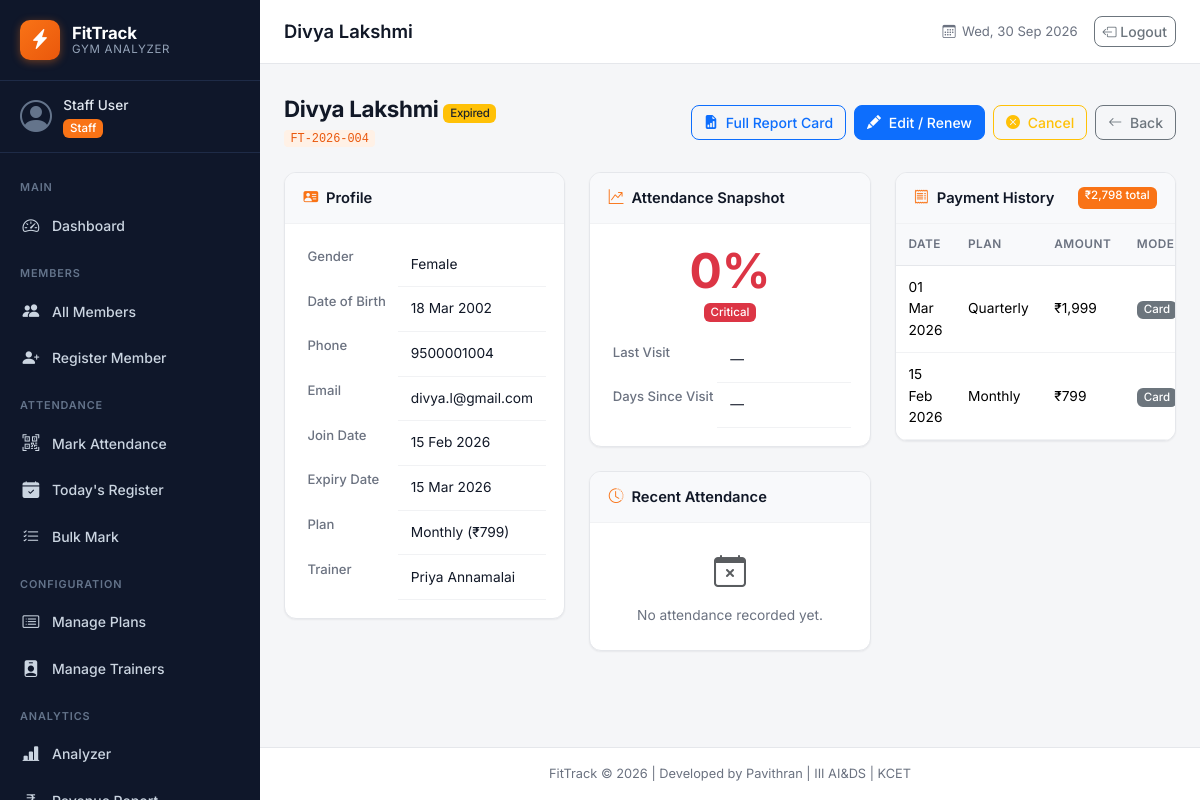
The page /members/view.php?id=4 (signed in) on the database its author committed.
### tables this page shows
CREATE TABLE IF NOT EXISTS payment (
    payment_id   INT            AUTO_INCREMENT PRIMARY KEY,
    member_id    INT            NOT NULL,
    plan_id      INT            NOT NULL,
    amount       DECIMAL(10,2)  NOT NULL,
    paid_date    DATE           NOT NULL,
    mode         ENUM('Cash','UPI','Card') NOT NULL,
    next_due_date DATE          NOT NULL,
    CONSTRAINT fk_pay_member FOREIGN KEY (member_id) REFERENCES member(member_id) ON DELETE CASCADE,
    CONSTRAINT fk_pay_plan   FOREIGN KEY (plan_id)   REFERENCES plan(plan_id)
);

CREATE TABLE IF NOT EXISTS plan (
    plan_id          INT            AUTO_INCREMENT PRIMARY KEY,
    plan_name        VARCHAR(30)    NOT NULL UNIQUE,
    duration_months  INT            NOT NULL,
    fee              DECIMAL(10,2)  NOT NULL,
    sessions_per_week INT           DEFAULT 6,
    description      VARCHAR(100)
);

### includes/auth.php (called while the page is built, shortened)
<?php
function base_url(string $path = ''): string {
    $script = $_SERVER['SCRIPT_NAME'] ?? '/fittrack/index.php';
    if (preg_match('#^(/fittrack/)#', $script, $m)) {
        $base = $m[1];
    } else {
        $base = '/fittrack/';
    }
    return $base . ltrim($path, '/');
}

### members/view.php (the view, shortened to what this page needs)
<?php
require_once __DIR__ . '/../includes/auth.php';
require_once __DIR__ . '/../includes/functions.php';
$pdo       = get_db();
$member_id = (int) ($_GET['id'] ?? 0);
$stmt = $pdo->prepare('SELECT * FROM v_member_summary WHERE member_id = :id');
$stmt->execute([':id' => $member_id]);
$member = $stmt->fetch();
$stmt = $pdo->prepare(
    'SELECT pay.*, p.plan_name
     FROM payment pay
     JOIN plan p ON p.plan_id = pay.plan_id
     WHERE pay.member_id = :id
     ORDER BY pay.paid_date DESC, pay.payment_id DESC'
);
$stmt->execute([':id' => $member_id]);
$payments      = $stmt->fetchAll();
$total_paid    = array_sum(array_column($payments, 'amount'));
$stmt = $pdo->prepare(
    'SELECT * FROM attendance WHERE member_id = :id
     ORDER BY att_date DESC LIMIT 10'
);
$stmt->execute([':id' => $member_id]);
$recent_attendance = $stmt->fetchAll();
$pct  = (float) ($member['attendance_pct'] ?? 0);
$band = attendance_band($pct);
include __DIR__ . '/../includes/header.php';
?>
<div class="container-fluid px-4 py-3">
    <div class="d-flex justify-content-between align-items-center mb-4 flex-wrap gap-2">
        <div>
            <h2 class="section-heading">
                <?= h($member['member_name']) ?>
                <?= status_badge($member['status']) ?>
            </h2>
            <p class="text-muted mb-0"><code><?= h($member['member_code']) ?></code></p>
        </div>
        <div class="d-flex gap-2 flex-wrap">
            <a href="<?= base_url('reports/member_report.php?id=' . $member_id) ?>" class="btn btn-outline-primary">
                <i class="bi bi-file-earmark-bar-graph-fill me-1"></i> Full Report Card
            </a>
            <a href="<?= base_url('members/edit.php?id=' . $member_id) ?>" class="btn btn-primary">
                <i class="bi bi-pencil-fill me-1"></i> Edit / Renew
            </a>
            <?php if ($member['status'] !== 'Cancelled'): ?>
            <a href="<?= base_url('members/cancel.php?id=' . $member_id) ?>" class="btn btn-outline-warning">
                <i class="bi bi-x-circle-fill me-1"></i> Cancel
            </a>
            <?php endif; ?>
            <a href="<?= base_url('members/list.php') ?>" class="btn btn-outline-secondary">
                <i class="bi bi-arrow-left me-1"></i> Back
            </a>
        </div>
    </div>
    <div class="row g-4">
        <div class="col-12 col-lg-4">
            <div class="form-card">
                <div class="form-card-header"><i class="bi bi-person-vcard-fill me-2 text-accent"></i>Profile</div>
                <div class="form-card-body">
                    <table class="table table-borderless table-sm mb-0 profile-table">
                        <tr><th>Gender</th><td><?= h($member['gender']) ?></td></tr>
                        <tr><th>Date of Birth</th><td><?= fmt_date($member['dob']) ?></td></tr>
                        <tr><th>Phone</th><td><?= h($member['phone']) ?></td></tr>
                        <tr><th>Email</th><td><?= h($member['email'] ?: '—') ?></td></tr>
                        <tr><th>Join Date</th><td><?= fmt_date($member['join_date']) ?></td></tr>
                        <tr><th>Expiry Date</th><td><?= fmt_date($member['expiry_date']) ?></td></tr>
                        <tr><th>Plan</th><td><?= h($member['plan_name']) ?> (₹<?= number_format($member['fee'], 0) ?>)</td></tr>
                        <tr><th>Trainer</th><td><?= h($member['trainer_name'] ?? 'Unassigned') ?></td></tr>
                    </table>
                </div>
            </div>
        </div>
        <div class="col-12 col-lg-4">
            <div class="form-card">
                <div class="form-card-header"><i class="bi bi-graph-up-arrow me-2 text-accent"></i>Attendance Snapshot</div>
                <div class="form-card-body text-center">
                    <div class="display-5 fw-bold text-<?= $band['class'] ?>"><?= $pct ?>%</div>
                    <span class="badge bg-<?= $band['class'] ?> mb-3"><?= $band['label'] ?></span>
                    <table class="table table-borderless table-sm mb-0 profile-table text-start">
                        <tr><th>Last Visit</th><td><?= fmt_date($member['last_visit']) ?></td></tr>
                        <tr><th>Days Since Visit</th><td><?= h($member['days_since_visit'] ?? '—') ?></td></tr>
                    </table>
                </div>
            </div>
            <div class="form-card mt-4">
                <div class="form-card-header"><i class="bi bi-clock-history me-2 text-accent"></i>Recent Attendance</div>
                <div class="form-card-body p-0">
                    <?php if (empty($recent_attendance)): ?>
                        <div class="empty-state py-4">
                            <i class="bi bi-calendar-x fs-2 text-muted"></i>
                            <p class="mt-2 mb-0">No attendance recorded yet.</p>
                        </div>
                    <?php endif; ?>
                </div>
            </div>
        </div>
        <div class="col-12 col-lg-4">
            <div class="form-card">
                <div class="form-card-header d-flex justify-content-between">
                    <span><i class="bi bi-receipt me-2 text-accent"></i>Payment History</span>
                    <span class="badge bg-accent">₹<?= number_format($total_paid, 0) ?> total</span>
                </div>
                <div class="form-card-body p-0">
                    <?php if (empty($payments)): ?>
                        <div class="empty-state py-4">
                            <i class="bi bi-cash-stack fs-2 text-muted"></i>
                            <p class="mt-2 mb-0">No payments recorded.</p>
                        </div>
                    <?php else: ?>
                        <table class="table table-sm mb-0">
                            <thead><tr><th>Date</th><th>Plan</th><th>Amount</th><th>Mode</th></tr></thead>
                            <tbody>
                            <?php foreach ($payments as $p): ?>
                                <tr>
                                    <td><?= fmt_date($p['paid_date']) ?></td>
                                    <td><?= h($p['plan_name']) ?></td>
                                    <td>₹<?= number_format($p['amount'], 0) ?></td>
                                    <td><span class="badge bg-secondary"><?= h($p['mode']) ?></span></td>
                                </tr>
                            <?php endforeach; ?>
                            </tbody>
                        </table>
                    <?php endif; ?>
                </div>
            </div>
        </div>
    </div>
</div>
<?php include __DIR__ . '/../includes/footer.php'; ?>

### assets/css/style.css (style rules this page uses)
:root { --navy-900: #0f172a; --navy-800: #16213c; --navy-700: #1e2b47; --navy-600: #2a3a5c; --accent: #f97316; --accent-dark: #ea580c; --accent-light: #fff1e6; --bg-body: #f5f6f8; --bg-surface: #ffffff; --bg-muted: #f8f9fb; --text-strong: #111827; --text-body: #374151; --text-muted: #6b7280; --border: #e5e7eb; --border-light: #f1f2f4; --green: #16a34a; --amber: #d97706; --red: #dc2626; --blue: #2563eb; --purple: #7c3aed; --grey: #6b7280; --radius-sm: 8px; --radius: 12px; --radius-lg: 16px; --shadow-sm: 0 1px 2px rgba(15, 23, 42, .06); --shadow: 0 2px 8px rgba(15, 23, 42, .07); --shadow-md: 0 4px 16px rgba(15, 23, 42, .09); --sidebar-w: 260px; --topbar-h: 64px; }
* { box-sizing: border-box; }
body { margin: 0; font-family: 'Inter', -apple-system, BlinkMacSystemFont, 'Segoe UI', Roboto, sans-serif; font-size: 14px; line-height: 1.55; color: var(--text-body); background: var(--bg-body); -webkit-font-smoothing: antialiased; }
h1, h2, h3, h4, h5, h6 { color: var(--text-strong); font-weight: 600; }
a { color: var(--blue); }
code { font-size: .85em; color: var(--accent-dark); background: var(--accent-light); padding: .12rem .4rem; border-radius: 4px; }
.section-heading { font-size: 1.4rem; font-weight: 700; letter-spacing: -.015em; margin: 0 0 .15rem; }
.form-card { background: var(--bg-surface); border: 1px solid var(--border); border-radius: var(--radius); box-shadow: var(--shadow-sm); overflow: hidden; }
.form-card-header { padding: .85rem 1.15rem; border-bottom: 1px solid var(--border-light); font-weight: 600; font-size: .92rem; color: var(--text-strong); background: var(--bg-muted); }
.form-card-body { padding: 1.15rem; }
.profile-table th { color: var(--text-muted); font-weight: 500; font-size: .82rem; width: 42%; white-space: nowrap; }
.profile-table td { font-size: .86rem; color: var(--text-strong); }
.table { margin-bottom: 0; color: var(--text-body); }
.table-head th, .table thead th { background: var(--bg-muted); color: var(--text-muted); font-size: .74rem; font-weight: 600; text-transform: uppercase; letter-spacing: .04em; border-bottom: 1px solid var(--border); padding: .7rem .8rem; white-space: nowrap; }
.table tbody td { padding: .7rem .8rem; border-bottom: 1px solid var(--border-light); font-size: .86rem; vertical-align: middle; }
.btn { border-radius: var(--radius-sm); font-weight: 500; font-size: .875rem; }
.text-accent { color: var(--accent) !important; }
.bg-accent { background-color: var(--accent) !important; color: #fff !important; }
.badge { font-weight: 500; font-size: .72rem; padding: .32em .6em; border-radius: 6px; }
.empty-state { text-align: center; padding: 2.5rem 1.5rem; color: var(--text-muted); }
.empty-state p { font-size: .86rem; margin-bottom: 0; }

### rows shown on the page
payment: paid_date "01 Mar 2026", plan.plan_name "Quarterly", amount "1,999", mode "Card"
payment: paid_date "15 Feb 2026", plan.plan_name "Monthly", amount "799", mode "Card"

### other values the page prints
$_SESSION['full_name'] "Staff User"
$_SESSION['role'] "Staff"
$page_title "Divya Lakshmi"
$member['member_name'] "Divya Lakshmi"
$status "Expired"
$member['member_code'] "FT-2026-004"
$member['gender'] "Female"
fmt_date($member['dob']) "18 Mar 2002"
$member['phone'] "9500001004"
$member['email'] ?: '—' "divya.l@gmail.com"
fmt_date($member['join_date']) "15 Feb 2026"
fmt_date($member['expiry_date']) "15 Mar 2026"
$member['plan_name'] "Monthly"
$member['fee'] "799"
$member['trainer_name'] "Priya Annamalai"
